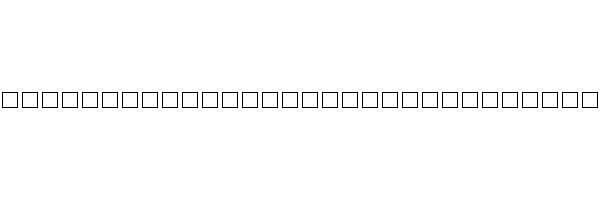
Frame 1 (no input)
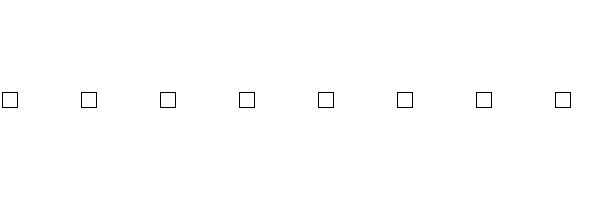
Frame 60 (the mouse pressed at the canvas centre just before this capture)
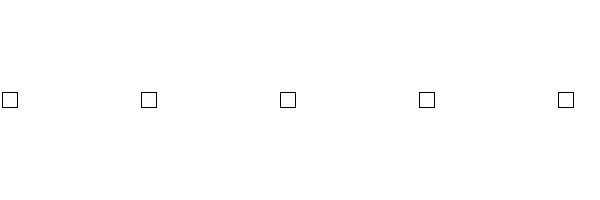
Frame 120 (the mouse held since frame 60 and released just before this capture)

The Processing sketch that drew these frames (run headless with seeded random() and noise(); from frame 60 on, the mouse is pressed at the canvas centre):

// Processing sketch: desafio_while02
// ── desafio_while02.pde
int tamanhoRect = 15;
int step = 0;
int contador = 1;
int distEntreRect = 20;

void setup()
{
  size(600, 200);
  background(255);
  rectMode(CENTER);
}

void draw()
{
  background(255);
  
  int rectPosY = height/2;
  
  float i = 10;
  while (i <= width + tamanhoRect/2) 
  {                  
    rect(i, rectPosY, tamanhoRect, tamanhoRect);
    i = (i + distEntreRect) + step; 
  }
  
  step = step + contador;
  
  if (step > width - (10 + distEntreRect + tamanhoRect/2) || step < 0)
  {
    contador = contador * -1;
  }
  
  println(step);
}
